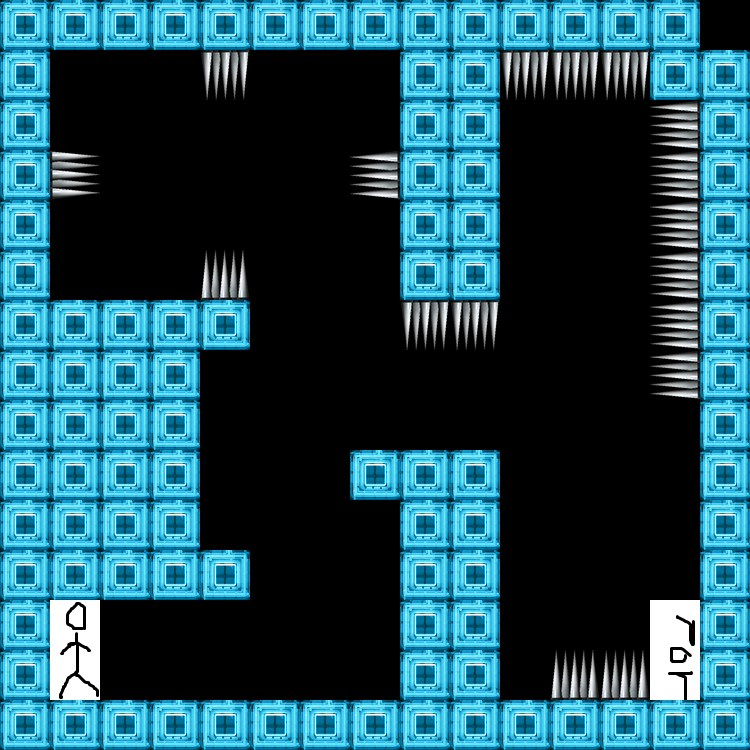

This game map was drawn from its Tiled (.tmx) file and the tilesets committed beside it. A one-line description and the full map source follow:
An orthogonal 15x15 tile map with 50x50 px tiles, 1 tile layer (Tile Layer 1).

<map version="1.0" tiledversion="1.0.3" orientation="orthogonal" renderorder="right-down" width="15" height="15" tilewidth="50" tileheight="50" nextobjectid="1">
 <tileset firstgid="1" source="untitled.tsx" />
 <layer name="Tile Layer 1" width="15" height="15">
  <data encoding="csv">
1,1,1,1,1,1,1,1,1,1,1,1,1,1,0,
1,0,0,0,2,0,0,0,1,1,2,2,2,1,1,
1,0,0,0,0,0,0,0,1,1,0,0,0,3,1,
1,4,0,0,0,0,0,3,1,1,0,0,0,3,1,
1,0,0,0,0,0,0,0,1,1,0,0,0,3,1,
1,0,0,0,5,0,0,0,1,1,0,0,0,3,1,
1,1,1,1,1,0,0,0,2,2,0,0,0,3,1,
1,1,1,1,0,0,0,0,0,0,0,0,0,3,1,
1,1,1,1,0,0,0,0,0,0,0,0,0,0,1,
1,1,1,1,0,0,0,1,1,1,0,0,0,0,1,
1,1,1,1,0,0,0,0,1,1,0,0,0,0,1,
1,1,1,1,1,0,0,0,1,1,0,0,0,0,1,
1,0,0,0,0,0,0,0,1,1,0,0,0,2,1,
1,8,0,0,0,0,0,0,1,1,0,5,5,6,1,
1,1,1,1,1,1,1,1,1,1,1,1,1,1,1
</data>
 </layer>
</map>
